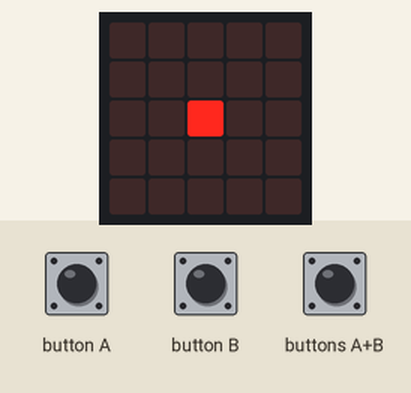
Bench run of a program on a simulated BBC micro:bit (MakeCode). Shown: the board's 5×5 LED display. The inputs (shaded band) are chosen by the test bench.

Above: at 1.2 s.
1.3 s: button A pressed for 0.15 s
At 2.6 s:
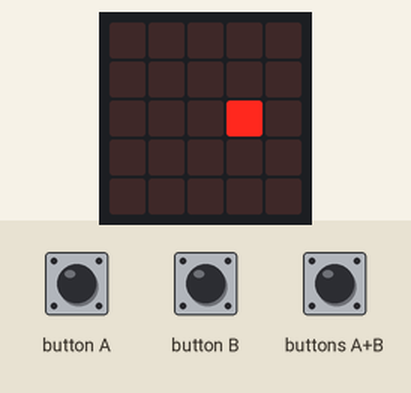
2.9 s: button B pressed for 0.15 s
At 4.0 s:
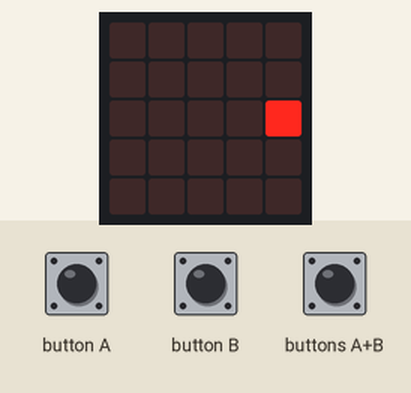
Timing chart, 0 to 5.9 s (numbered marks = the images above; inputs shaded):
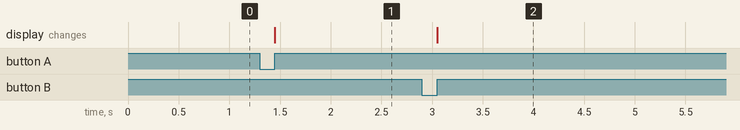

Measured:
- after the input at 1.3 s, the display: changes after 0.15 s (image 1)
- after the input at 2.9 s, the display: changes after 0.15 s (image 2)

The program:

main.ts
```typescript
input.onButtonPressed(Button.A, function () {
    sprite.move(1)
})
input.onButtonPressed(Button.AB, function () {
    sprite.move(1)
})
input.onButtonPressed(Button.B, function () {
    sprite.move(1)
})
let sprite: game.LedSprite = null
sprite = game.createSprite(2, 2)
basic.forever(function () {

})
```

test.ts
```typescript
// aquí va el archivo "tests"; esto no se compilará cuando este paquete se utilice como una extensión.
```
